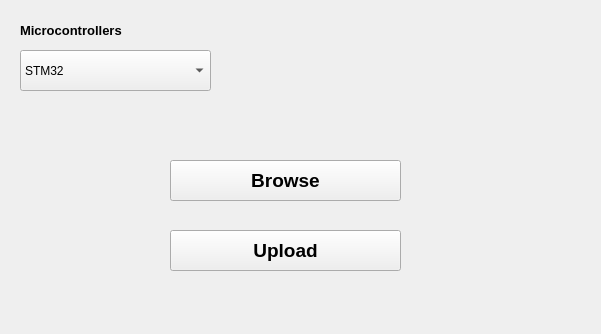
<?xml version="1.0" encoding="UTF-8"?>
<ui version="4.0">
 <class>ELF_Upload</class>
 <widget class="QWidget" name="ELF_Upload">
  <property name="enabled">
   <bool>true</bool>
  </property>
  <property name="geometry">
   <rect>
    <x>0</x>
    <y>0</y>
    <width>601</width>
    <height>334</height>
   </rect>
  </property>
  <property name="windowTitle">
   <string>Form</string>
  </property>
  <widget class="QPushButton" name="upload_pushButton">
   <property name="geometry">
    <rect>
     <x>170</x>
     <y>230</y>
     <width>231</width>
     <height>41</height>
    </rect>
   </property>
   <property name="font">
    <font>
     <pointsize>14</pointsize>
     <weight>75</weight>
     <bold>true</bold>
    </font>
   </property>
   <property name="text">
    <string>Upload</string>
   </property>
  </widget>
  <widget class="QPushButton" name="Browse_pushButton">
   <property name="geometry">
    <rect>
     <x>170</x>
     <y>160</y>
     <width>231</width>
     <height>41</height>
    </rect>
   </property>
   <property name="font">
    <font>
     <pointsize>14</pointsize>
     <weight>75</weight>
     <bold>true</bold>
    </font>
   </property>
   <property name="toolTip">
    <string>&lt;html&gt;&lt;head/&gt;&lt;body&gt;&lt;p align=&quot;center&quot;&gt;&lt;span style=&quot; font-size:24pt; font-weight:600;&quot;&gt;Browse&lt;/span&gt;&lt;/p&gt;&lt;/body&gt;&lt;/html&gt;</string>
   </property>
   <property name="text">
    <string>Browse</string>
   </property>
  </widget>
  <widget class="QComboBox" name="comboBox">
   <property name="geometry">
    <rect>
     <x>20</x>
     <y>50</y>
     <width>191</width>
     <height>41</height>
    </rect>
   </property>
   <property name="editable">
    <bool>false</bool>
   </property>
   <property name="currentText">
    <string>STM32</string>
   </property>
   <item>
    <property name="text">
     <string>STM32</string>
    </property>
   </item>
   <item>
    <property name="text">
     <string>ATmega32</string>
    </property>
   </item>
  </widget>
  <widget class="QLabel" name="label">
   <property name="geometry">
    <rect>
     <x>20</x>
     <y>20</y>
     <width>181</width>
     <height>21</height>
    </rect>
   </property>
   <property name="font">
    <font>
     <pointsize>10</pointsize>
     <weight>75</weight>
     <bold>true</bold>
    </font>
   </property>
   <property name="text">
    <string>Microcontrollers </string>
   </property>
  </widget>
 </widget>
 <resources/>
 <connections/>
</ui>
